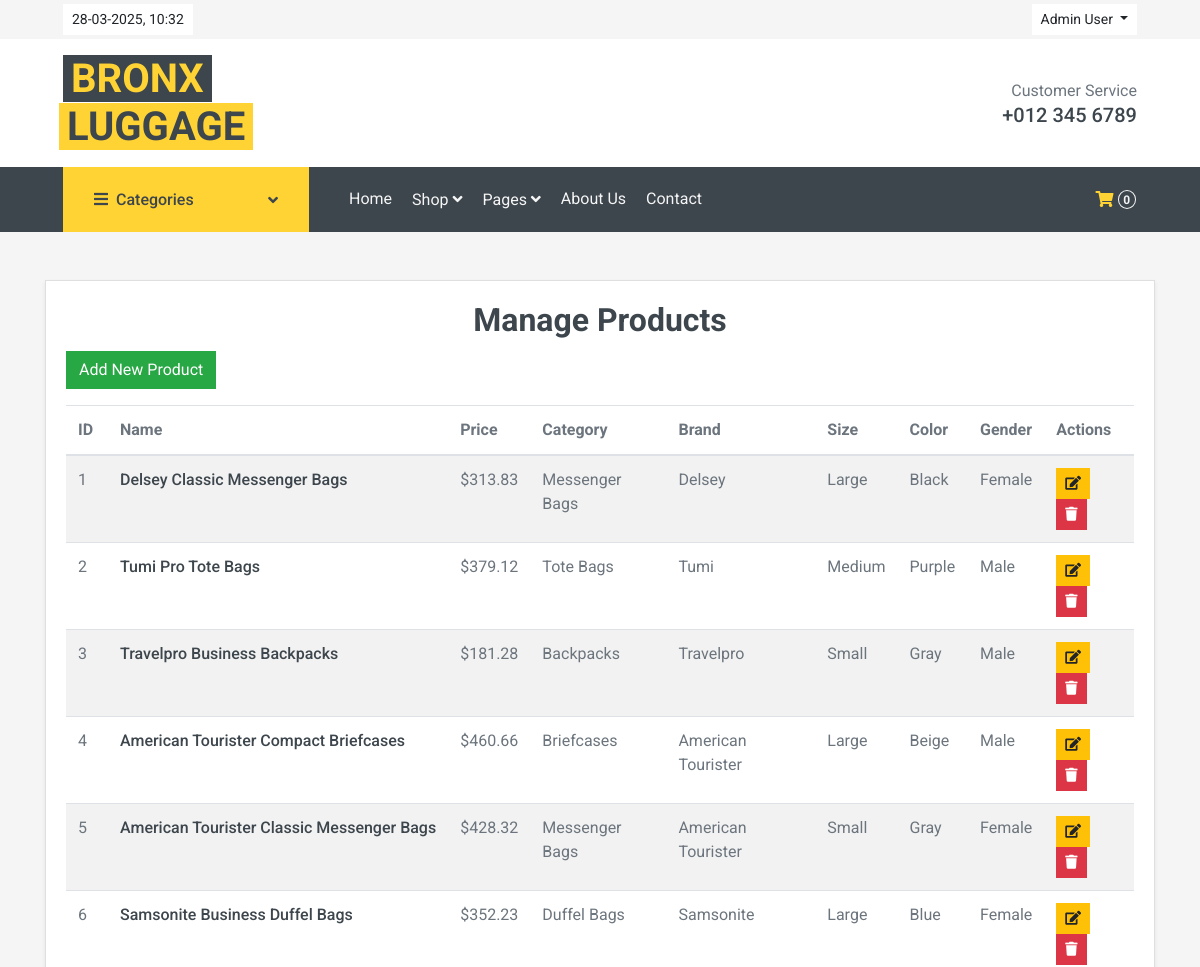
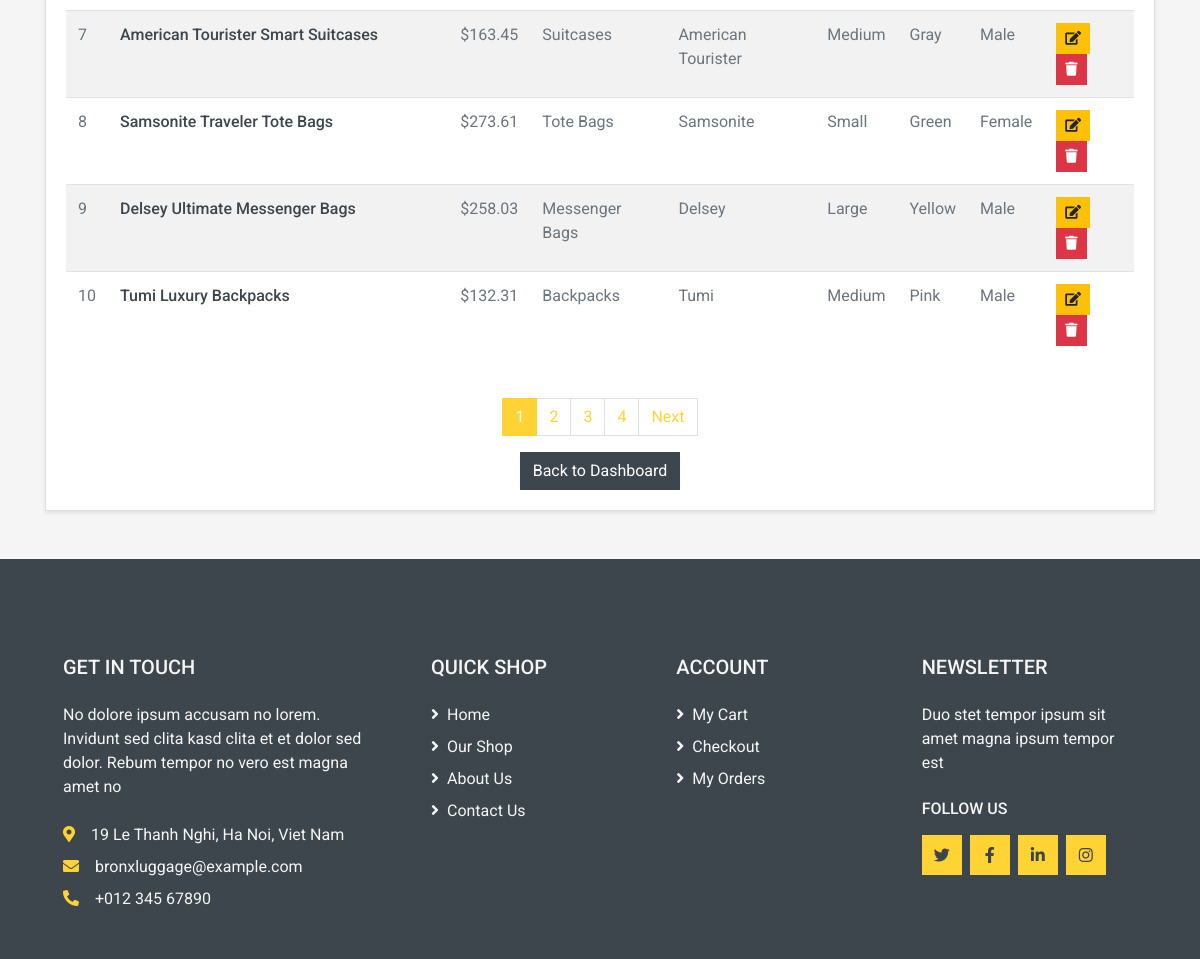
Screenshot of /admin/manage_products.php (signed in) with the database file from the repository (2 pictures, top to bottom).
### tables this page shows
CREATE TABLE products (
    id INT AUTO_INCREMENT PRIMARY KEY,
    name VARCHAR(255) NOT NULL,
    description TEXT,
    category_id INT NOT NULL,
    brand_id INT NOT NULL,
    size_id INT NOT NULL,
    color_id INT NOT NULL,
    price DECIMAL(10,2) NOT NULL,
    gender ENUM('male', 'female') NOT NULL,
 
    created_at TIMESTAMP DEFAULT CURRENT_TIMESTAMP,
    FOREIGN KEY (category_id) REFERENCES categories(id) ON DELETE CASCADE,
    FOREIGN KEY (brand_id) REFERENCES brands(id) ON DELETE CASCADE,
    FOREIGN KEY (size_id) REFERENCES sizes(id) ON DELETE CASCADE,
    FOREIGN KEY (color_id) REFERENCES colors(id) ON DELETE CASCADE
);

CREATE TABLE categories (
    id INT AUTO_INCREMENT PRIMARY KEY,
    name VARCHAR(100) NOT NULL UNIQUE
);

CREATE TABLE brands (
    id INT AUTO_INCREMENT PRIMARY KEY,
    name VARCHAR(100) NOT NULL UNIQUE
);

CREATE TABLE sizes (
    id INT AUTO_INCREMENT PRIMARY KEY,
    name VARCHAR(50) NOT NULL UNIQUE
);

CREATE TABLE colors (
    id INT AUTO_INCREMENT PRIMARY KEY,
    name VARCHAR(50) NOT NULL UNIQUE
);

### admin/manage_products.php (the view, shortened to what this page needs)
<?php
require_once '../functions.php';
$limit = 10;
$page = isset($_GET['page']) ? (int)$_GET['page'] : 1;
$offset = ($page - 1) * $limit;
$total_query = $conn->query("SELECT COUNT(*) AS total FROM products");
$total_row = $total_query->fetch_assoc();
$total_products = $total_row['total'];
$total_pages = ceil($total_products / $limit);
$stmt = $conn->prepare("SELECT p.id, p.name, p.price, p.gender, c.name AS category,
                        b.name AS brand, s.name AS size, col.name AS color
                        FROM products p
                        JOIN categories c ON p.category_id = c.id
                        JOIN brands b ON p.brand_id = b.id
                        JOIN sizes s ON p.size_id = s.id
                        JOIN colors col ON p.color_id = col.id
                        order by p.created_at DESC
                        LIMIT ? OFFSET ?");
$stmt->bind_param("ii", $limit, $offset);
$stmt->execute();
$product = $stmt->get_result();
?>
<!DOCTYPE html>
<html lang="en">
<head>
    <?php include '../includes/head.php'; ?>
</head>
<body>
    <?php include '../includes/topbar.php'; ?>
    <?php include '../includes/navbar.php'; ?>
    <div class="container mt-5">
        <div class="card shadow-sm">
            <div class="card-body">
                <h2 class="card-title text-center">Manage Products</h2>
                <a href="../admin/add_product.php" class="btn btn-success mb-3">Add New Product</a>
                <div class="table-responsive">
                    <table class="table table-striped">
                        <thead>
                            <tr>
                                <th>ID</th>
                                <th>Name</th>
                                <th>Price</th>
                                <th>Category</th>
                                <th>Brand</th>
                                <th>Size</th>
                                <th>Color</th>
                                <th>Gender</th>
                                <th>Actions</th>
                            </tr>
                        </thead>
                        <tbody>
                            <?php
                            $index = ($page - 1) * $limit + 1;
                            while ($row = $product->fetch_assoc()): ?>
                                <tr>
                                    <td><?= $index++ ?></td>
                                    <td><a class="h6 text-decoration-none text-truncate" href="../pages/product.php?id=<?= $row['id'] ?>"><?= htmlspecialchars($row['name']) ?></a></td>
                                    <td>$<?= htmlspecialchars($row['price']) ?></td>
                                    <td><?= htmlspecialchars($row['category']) ?></td>
                                    <td><?= htmlspecialchars($row['brand']) ?></td>
                                    <td><?= htmlspecialchars($row['size']) ?></td>
                                    <td><?= htmlspecialchars($row['color']) ?></td>
                                    <td><?= ucfirst(htmlspecialchars($row['gender'])) ?></td>
                                    <td>
                                        <a href="../admin/edit_product.php?id=<?= $row['id'] ?>" class="btn btn-sm btn-warning">
                                            <i class="fas fa-edit"></i>
                                        </a>
                                        <a href="delete_product.php?id=<?= $row['id'] ?>" class="btn btn-sm btn-danger" onclick="return confirm('Are you sure to delete this Product ?')">
                                            <i class="fas fa-trash"></i>
                                        </a>
                                    </td>
                                </tr>
                            <?php endwhile; ?>
                        </tbody>
                    </table>
                </div>
                <nav class="mt-4">
                    <ul class="pagination justify-content-center">
                        <?php for ($i = 1; $i <= $total_pages; $i++): ?>
                            <li class="page-item <?= ($i == $page) ? 'active' : '' ?>">
                                <a class="page-link" href="?page=<?= $i ?>"><?= $i ?></a>
                            </li>
                        <?php endfor; ?>
                        <?php if ($page < $total_pages): ?>
                            <li class="page-item"><a class="page-link" href="?page=<?= $page + 1 ?>">Next</a></li>
                        <?php endif; ?>
                    </ul>
                </nav>
                <div class="text-center">
                    <a href="../admin/admin.php" class="btn btn-dark">Back to Dashboard</a>
                </div>
            </div>
        </div>
    </div>
    <?php include '../includes/footer.php'; ?>
</body>
</html>

### rows the page displays
products: name "Delsey Classic Messenger Bags", price "313.83", category.name "Messenger Bags", brand.name "Delsey", size.name "Large", color.name "Black", gender "Female"
products: name "Tumi Pro Tote Bags", price "379.12", category.name "Tote Bags", brand.name "Tumi", size.name "Medium", color.name "Purple", gender "Male"
products: name "Travelpro Business Backpacks", price "181.28", category.name "Backpacks", brand.name "Travelpro", size.name "Small", color.name "Gray", gender "Male"
products: name "American Tourister Compact Briefcases", price "460.66", category.name "Briefcases", brand.name "American Tourister", size.name "Large", color.name "Beige", gender "Male"
products: name "American Tourister Classic Messenger Bags", price "428.32", category.name "Messenger Bags", brand.name "American Tourister", size.name "Small", color.name "Gray", gender "Female"
products: name "Samsonite Business Duffel Bags", price "352.23", category.name "Duffel Bags", brand.name "Samsonite", size.name "Large", color.name "Blue", gender "Female"
products: name "American Tourister Smart Suitcases", price "163.45", category.name "Suitcases", brand.name "American Tourister", size.name "Medium", color.name "Gray", gender "Male"
products: name "Samsonite Traveler Tote Bags", price "273.61", category.name "Tote Bags", brand.name "Samsonite", size.name "Small", color.name "Green", gender "Female"
products: name "Delsey Ultimate Messenger Bags", price "258.03", category.name "Messenger Bags", brand.name "Delsey", size.name "Large", color.name "Yellow", gender "Male"
products: name "Tumi Luxury Backpacks", price "132.31", category.name "Backpacks", brand.name "Tumi", size.name "Medium", color.name "Pink", gender "Male"

### other values shown
$_SESSION['name'] "Admin User"
$total_products "0"
